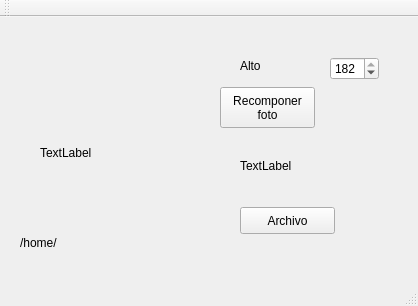
<?xml version="1.0" encoding="UTF-8"?>
<ui version="4.0">
 <class>MainWindow</class>
 <widget class="QMainWindow" name="MainWindow">
  <property name="geometry">
   <rect>
    <x>0</x>
    <y>0</y>
    <width>418</width>
    <height>306</height>
   </rect>
  </property>
  <property name="windowTitle">
   <string>MainWindow</string>
  </property>
  <widget class="QWidget" name="centralWidget">
   <widget class="QPushButton" name="pushButton">
    <property name="geometry">
     <rect>
      <x>220</x>
      <y>70</y>
      <width>95</width>
      <height>41</height>
     </rect>
    </property>
    <property name="text">
     <string>Recomponer 
foto</string>
    </property>
   </widget>
   <widget class="QLabel" name="label">
    <property name="geometry">
     <rect>
      <x>40</x>
      <y>20</y>
      <width>161</width>
      <height>231</height>
     </rect>
    </property>
    <property name="text">
     <string>TextLabel</string>
    </property>
   </widget>
   <widget class="QLabel" name="label_2">
    <property name="geometry">
     <rect>
      <x>20</x>
      <y>210</y>
      <width>371</width>
      <height>31</height>
     </rect>
    </property>
    <property name="text">
     <string>/home/</string>
    </property>
   </widget>
   <widget class="QPushButton" name="btn_file">
    <property name="geometry">
     <rect>
      <x>240</x>
      <y>190</y>
      <width>95</width>
      <height>27</height>
     </rect>
    </property>
    <property name="text">
     <string>Archivo</string>
    </property>
   </widget>
   <widget class="QLabel" name="label_3">
    <property name="geometry">
     <rect>
      <x>240</x>
      <y>140</y>
      <width>67</width>
      <height>17</height>
     </rect>
    </property>
    <property name="text">
     <string>TextLabel</string>
    </property>
   </widget>
   <widget class="QSpinBox" name="spin_alto">
    <property name="geometry">
     <rect>
      <x>330</x>
      <y>40</y>
      <width>49</width>
      <height>23</height>
     </rect>
    </property>
    <property name="maximum">
     <number>182</number>
    </property>
    <property name="singleStep">
     <number>8</number>
    </property>
    <property name="value">
     <number>182</number>
    </property>
   </widget>
   <widget class="QLabel" name="label_5">
    <property name="geometry">
     <rect>
      <x>240</x>
      <y>40</y>
      <width>67</width>
      <height>17</height>
     </rect>
    </property>
    <property name="text">
     <string>Alto</string>
    </property>
   </widget>
  </widget>
  <widget class="QMenuBar" name="menuBar">
   <property name="geometry">
    <rect>
     <x>0</x>
     <y>0</y>
     <width>418</width>
     <height>25</height>
    </rect>
   </property>
  </widget>
  <widget class="QToolBar" name="mainToolBar">
   <attribute name="toolBarArea">
    <enum>TopToolBarArea</enum>
   </attribute>
   <attribute name="toolBarBreak">
    <bool>false</bool>
   </attribute>
  </widget>
  <widget class="QStatusBar" name="statusBar"/>
 </widget>
 <layoutdefault spacing="6" margin="11"/>
 <resources/>
 <connections/>
</ui>
